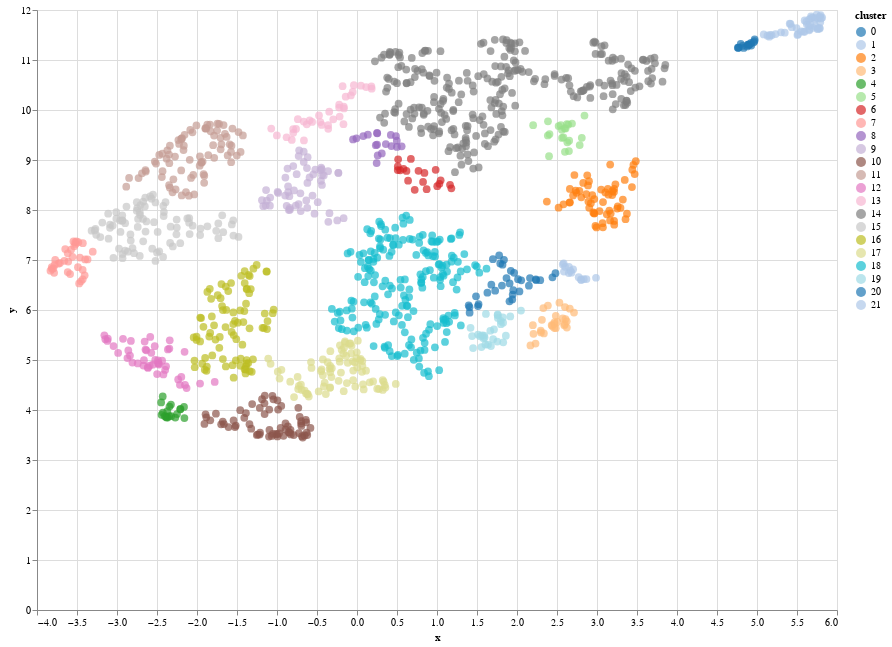

Notebook code for this chart:
### Code cell
alt.Chart(df_plot).mark_circle(size=60).encode(
    x='x',
    y='y',
    color=alt.Color('cluster:N', scale=alt.Scale(scheme='category20')),
    tooltip=['Title', 'abstract', 'cluster','year']
).properties(
    width=800,
    height=600
).interactive()

### Figure 1 — Vega-Lite specification as saved in the notebook (floating-point values rounded to 4 significant figures; data arrays with more than 128 entries replaced by an {"elided": "..."} marker saying what was removed)
{"config": {"view": {"continuousWidth": 400, "continuousHeight": 300}}, "data": {"name": "data-7b30e84e14c2e8a9298773ad541d4a30"}, "mark": {"type": "circle", "size": 60}, "encoding": {"color": {"field": "cluster", "scale": {"scheme": "category20"}, "type": "nominal"}, "tooltip": [{"field": "Title", "type": "nominal"}, {"field": "abstract", "type": "nominal"}, {"field": "cluster", "type": "quantitative"}, {"field": "year", "type": "quantitative"}], "x": {"field": "x", "type": "quantitative"}, "y": {"field": "y", "type": "quantitative"}}, "height": 600, "selection": {"selector002": {"type": "interval", "bind": "scales", "encodings": ["x", "y"]}}, "width": 800, "$schema": "https://vega.github.io/schema/vega-lite/v4.17.0.json", "datasets": {"data-7b30e84e14c2e8a9298773ad541d4a30": {"elided": "1317 records"}}}
